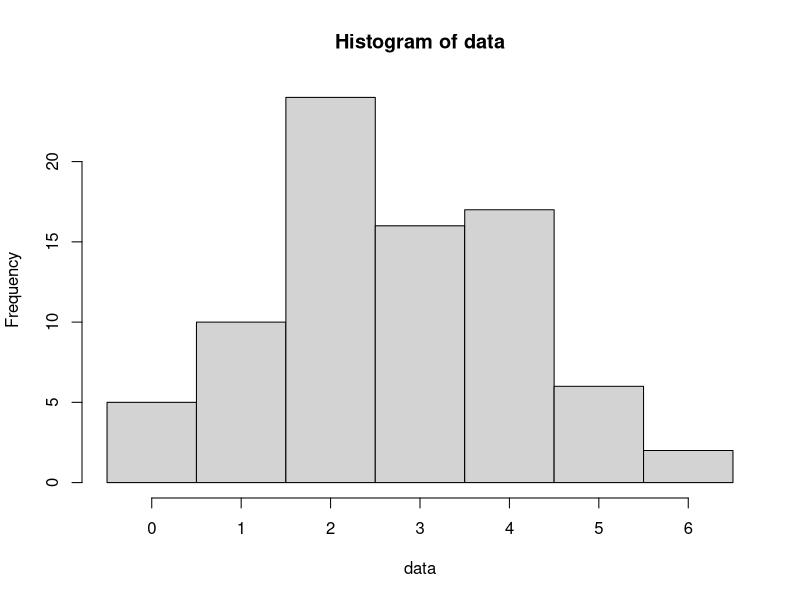
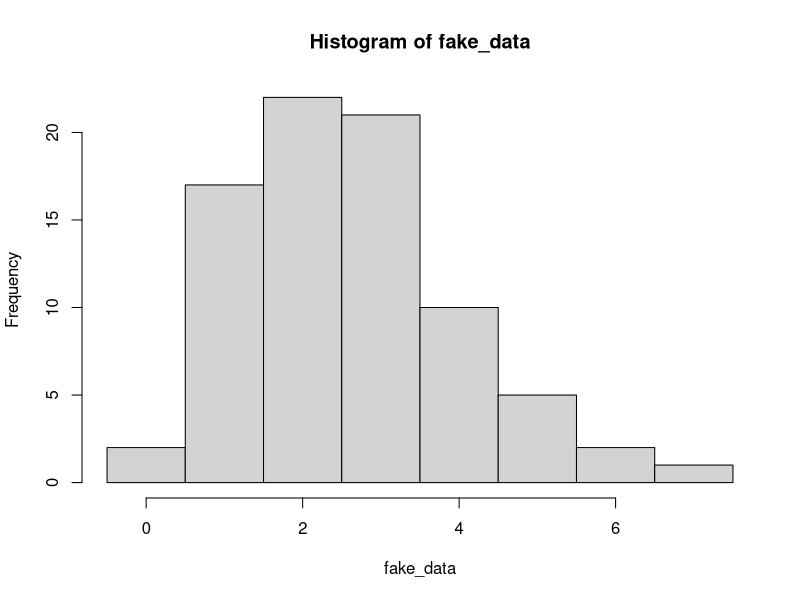
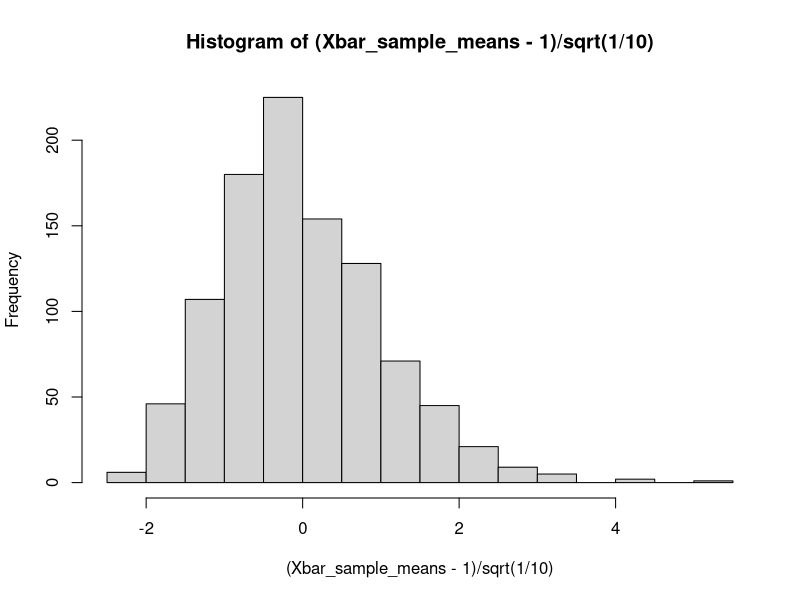
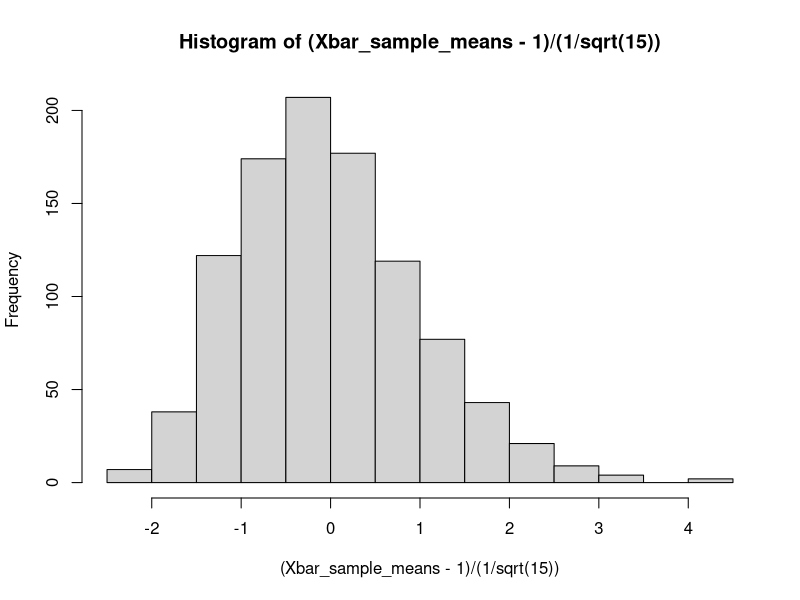
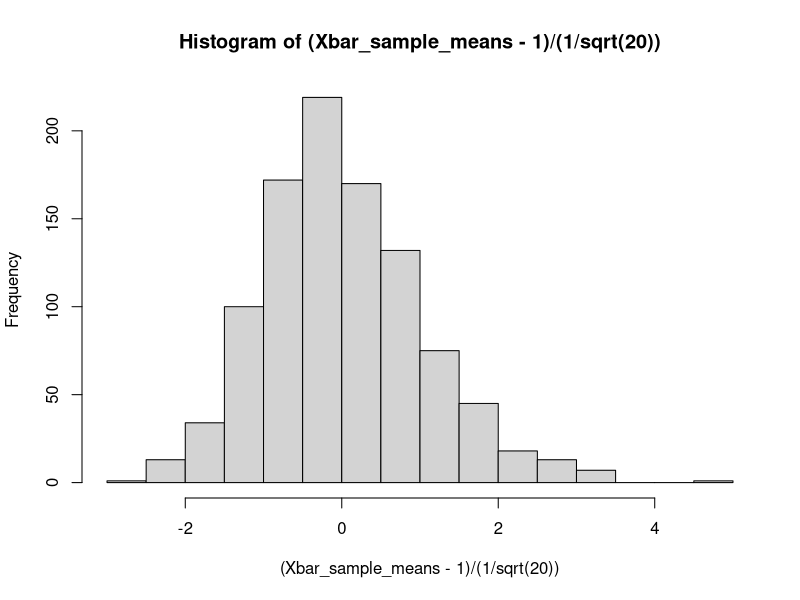
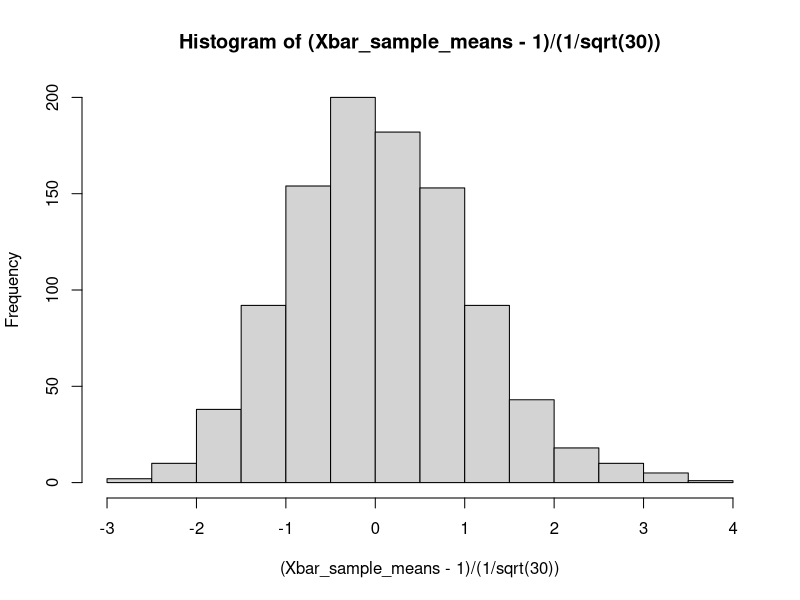
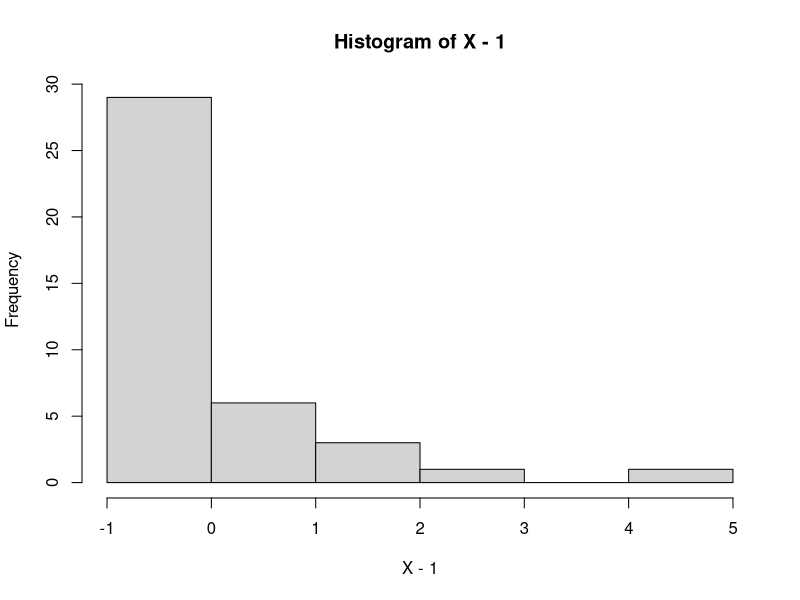
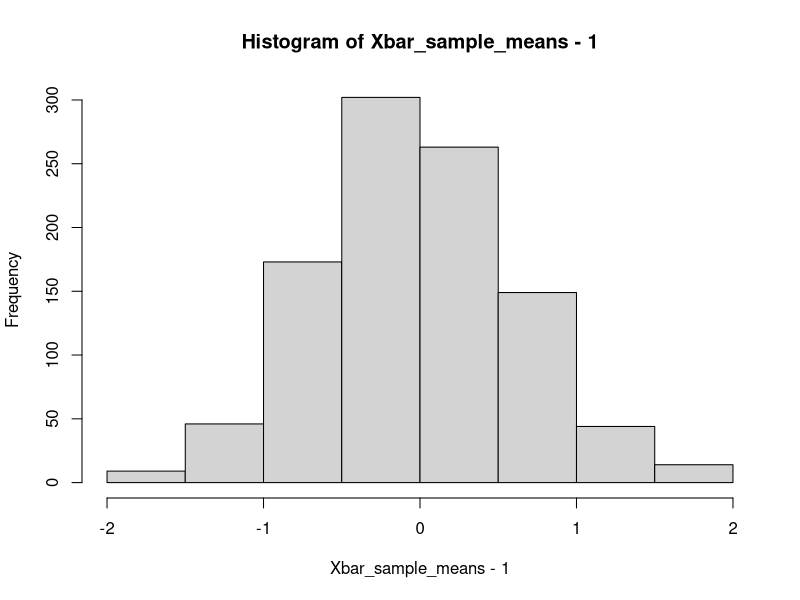

Write the R code that produced these figures, in order.
## ---- chunk 1
require(ggplot2)
## ---- chunk 2
# The first argument to qnorm is a vector of the quantiles we want (given as probabilities).
# Asking for the 2.5% and 97.5% quantiles.
qnorm( c(0.025, 0.975), mean=1, sd=1/5)
## ---- chunk 3
qnorm( c(0.025, 0.975), mean=1, sd=1/sqrt(100) )
## ---- chunk 4
n <- 80; # Sample size of our data
lambda_true <- 2.718; # True (but unknown!) Poisson parameter

data <- rpois(n=n, lambda=lambda_true);

hist(data, breaks=seq(-.5,max(data)+.5,1)); # Always good to look at your data!
## ---- chunk 5
# Reminder: we say lambdahat to remind ourselves this is
# an estimate of lambda.
lambda_hat <- mean(data); # Sample mean is our estimate of lambda.

# Generate data under the distribution where lambda_hat is the rate parameter.
# To reiterate, we're pretending that our estimate is the truth and seeing what our data would look like.
fake_data <- rpois(n=n, lambda=lambda_hat);

hist(fake_data, breaks=seq(-.5,max(fake_data)+.5,1))
## ---- chunk 6
# Reminder: sample size and true parameter
n<- 80; lambda_true <- 2.718;
# Generate data from the true distribution
data <- rpois( n=n, lambda=lambda_true);
lambda_hat <- mean(data); # Just estimating this again to remind you

Nrep <- 2000; # Number of repetitions (i.e., replicates)
replicates <- rep(NA,Nrep); # We will store replicates of lambdahat here.
for ( i in 1:Nrep) {
  fake_data <- rpois(n=n, lambda=lambda_hat);
  replicates[i] <- mean( fake_data );
}

# Now construct the confidence interval
CI <- quantile( replicates, probs=c(0.025, 0.975) );
cat(CI)
## ---- chunk 7
run_trial <- function(lambdatrue, n, Nrep) {
  # Run one instance of our experiment above, wherein we
  # 1) Generate data from Pois(lambda_true)
  # 2) Estimate lambdahat from that data.
  # 3) Repeatedly generate data from Pois(lambdahat)
  # 4) Use those repetitions to get an interval.
  # lambdatrue : the true lambda parameter for Poisson
  # n : sample size for the data
  # Nrep : repetitions to use when computing the interval
  data <- rpois(n=n, lambda=lambdatrue);
  lambdahat <- mean(data);
  replicates <- rep(NA,Nrep); # We will store replicates of lambdahat here.
  for ( i in 1:Nrep) {
    fake_data <- rpois(n=n, lambda=lambdahat);
    replicates[i] <- mean( fake_data );
  }

  # Now construct the confidence interval
  # the names=FALSE tells R to return the quantiles with no header
  CI <- quantile( replicates, probs=c(0.025, 0.975), names=FALSE );
  return( (CI[1] < lambdatrue) & (lambdatrue < CI[2]) );
}

## ---- chunk 8
# NOTE: This section of code might take a minute or two to run!
Nexpt <- 500; # Number of times to run the experiment
expt_results <- rep(NA,Nexpt); # Vector to store results
for (i in 1:Nexpt) {
  expt_results[i] <- run_trial(lambdatrue=2.718, n=80, Nrep=1000)
}
# Count what fraction of the time we were correct.
sum(expt_results)/length(expt_results)
## ---- chunk 9
true_rate <- 5;
nsamp <- 25; #sample size in the data that we generate.
obsd_data <- rexp(n=nsamp, rate=true_rate);
# Estimate the rate parameter lambda from the data.
# Recall that the mean is 1/rate, so we can estimate the
# rate by taking the sample mean Xbar, which estimates 1/rate,
# and then using 1/Xbar as our estimate of the rate lambda.
estd_rate <- 1/mean(obsd_data);

NMC <- 2000;
replicates <- rep(NA, NMC);
for ( i in 1:NMC) {
  fake_data <- rexp(nsamp, rate=estd_rate);
  # We want to estimate the sampling distribution of the estimated
  # rate parameter from the data.
  replicates[i] <- 1/mean(fake_data);
}

# Now construct the confidence interval
# the names=FALSE tells R to return the quantiles with no header
CI <- quantile( replicates, probs=c(0.025, 0.975), names=FALSE );
CI
(CI[1] < true_rate) & (true_rate < CI[2]) ;
## ---- chunk 10
run_exprate_expt <- function( nsamp, true_rate ) {
  obsd_data <- rexp(n=nsamp, rate=true_rate);
  # Estimate the rate parameter lambda from the data.
  # Recall that the mean is 1/rate, so we can estimate the
  # rate by taking the sample mean Xbar, which estimates 1/rate,
  # and then using 1/Xbar as our estimate of the rate lambda.
  estd_rate <- 1/mean(obsd_data);
  
  # Now generate "fake" data sets and estimate lambda on each.
  NMC <- 2000;
  replicates <- rep(NA, NMC);
  for ( i in 1:NMC) {
    fake_data <- rexp(nsamp, rate=estd_rate);
    # We want to estimate the sampling distribution of the estimated
    # rate parameter from the data.
    replicates[i] <- 1/mean(fake_data);
  }
  
  # Now construct the confidence interval
  # the names=FALSE tells R to return the quantiles with no header
  CI <- quantile( replicates, probs=c(0.025, 0.975), names=FALSE );
  return( (CI[1] < true_rate) & (true_rate < CI[2]) );
}

# Now let's run the above experiment a few thousand times
# and see how often we "catch" the true value of lambda.
lambda_true <- 2;
nsamp <- 100;
M <- 2000;
reps <- rep(NA, M);
for (i in 1:M) {
  reps[i] <- run_exprate_expt( nsamp, lambda_true )
}

sum(reps)/M
## ---- chunk 11
NMC <- 1e3;

# Code to draw n iid RVs from exp(1) and compute their sample mean.
generate_sample_mean <- function( n ) {
  X <- rexp(n=n, rate=1);
  # X has mean 1, variance 1
  # See https://en.wikipedia.org/wiki/Exponential_distribution
  return( mean(X) )
}

# Generate a bunch of such sample means, each on n=10 data points
Xbar_sample_means <- rep( NA, NMC);
for( i in 1:NMC ) {
  Xbar_sample_means[i] <- generate_sample_mean(10);
}

# We center about the mean 1,
# and rescale by the standard deviation of the sample mean,
# sqrt( ( Var X_1 )/10 ) = sqrt(1/10)
hist( (Xbar_sample_means-1)/sqrt(1/10) )
## ---- chunk 12
# Now let's try again, but with a larger sample size.
# Changing n=10 to n=15.

Xbar_sample_means <- rep( NA, NMC);
for( i in 1:NMC ) {
  Xbar_sample_means[i] <- generate_sample_mean(15);
}

hist( (Xbar_sample_means-1)/(1/sqrt(15)) )
## ---- chunk 13
Xbar_sample_means <- rep( NA, NMC);
for( i in 1:NMC ) {
  Xbar_sample_means[i] <- generate_sample_mean(20);
}

hist( (Xbar_sample_means-1)/(1/sqrt(20)) )
## ---- chunk 14
Xbar_sample_means <- rep( NA, NMC);
for( i in 1:NMC ) {
  Xbar_sample_means[i] <- generate_sample_mean(30);
}

hist( (Xbar_sample_means-1)/(1/sqrt(30)) )
## ---- chunk 15
X <- rexp(n=40, rate=1);
# X has mean 1, variance 1
# See https://en.wikipedia.org/wiki/Exponential_distribution

hist( X-1 )
## ---- chunk 16
NMC <- 1e3;

generate_sample_mean <- function( n ) {
  X <- rnorm(n=10, mean=1, sd=2);
  return( mean(X) )
}

Xbar_sample_means <- rep( NA, NMC);
for( i in 1:NMC ) {
  Xbar_sample_means[i] <- generate_sample_mean(n);
}

hist( Xbar_sample_means-1 );
## ---- chunk 17
ptrue <- 0.1;
nsamp <- 30;
M <- 2000;
replicates <- rep(NA, M);
for( i in 1:M) {
  data <- rgeom(n=nsamp, prob=ptrue);
  replicates[i] <- mean( data ); # = Xbar.
}

true_mean <- (1-ptrue)/ptrue;
true_var <- (1-ptrue)/ptrue^2;
hist( (replicates-true_mean)/sqrt(true_var/nsamp) );

## ---- chunk 18
data <- c( 2, 0, 1, 1, 0, 3, 2, 2, 0, 0, 1, 6, 0, 1, 0, 0, 0, 11, 0, 1, 0, 1, 0, 2, 0, 2, 1, 2, 1, 0 );
## ---- chunk 19
xbar <- mean(data);
xbar
## ---- chunk 20
varhat <- var( data );
varhat
## ---- chunk 21
n <- length( data )
c( xbar - 1.96*sqrt( varhat/n ), xbar + 1.96*sqrt( varhat/n ))
## ---- chunk 22
truep <- 0.33;
truemean <- (1-truep)/truep
truemean
